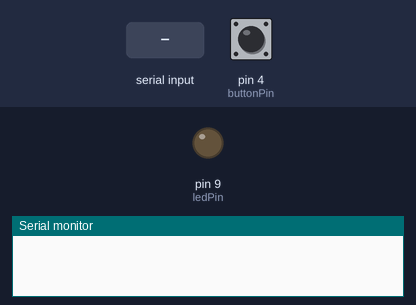
The sketch below on a simulated Arduino Uno, built with avr-gcc and run on an emulated ATmega328P. On the bench: output pins drawn as LEDs (lit = HIGH), the last lines printed to the serial monitor. Dashed ring = blinking. Inputs (shaded band) come from the test bench; at power-on: pin 4 (buttonPin) LOW.

Above: at 1.2 s.
1.3 s: "1" received over Serial
3.2 s: pin 4 (buttonPin) pulled HIGH for 0.15 s
At 3.28 s:
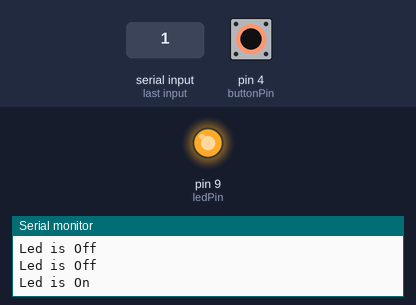
4.8 s: pin 4 (buttonPin) pulled HIGH for 1 s
At 7.2 s:
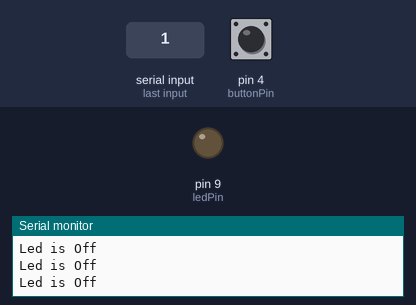
8.8 s: pin 4 (buttonPin) pulsed HIGH 2 times (0.12 s each, 0.3 s apart)
At 9.16 s:
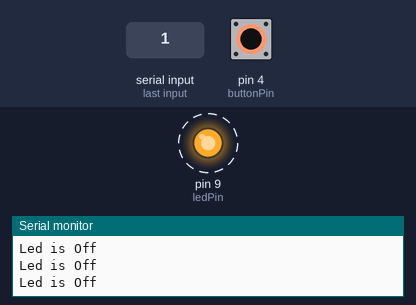
12.4 s: pin 4 (buttonPin) driven HIGH
At 13.6 s:
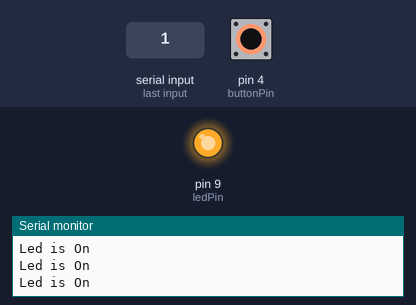
15.4 s: pin 4 (buttonPin) driven LOW
At 15.8 s:
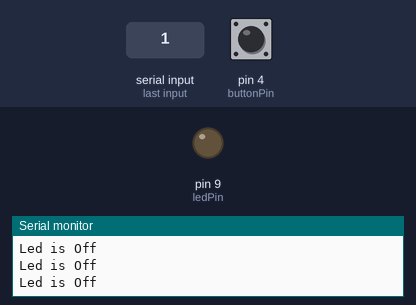
Timing chart, 0 to 18.4 s (numbered marks = the images above; inputs shaded):
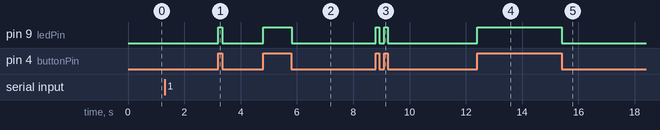

Measured:
- after the input at 3.2 s, pin 9 (ledPin): LOW → HIGH at once, → LOW 0.15 s later
- after the input at 4.8 s, pin 9 (ledPin): LOW → HIGH at once, → LOW 1.0 s later
- after the input at 8.8 s, pin 9 (ledPin): alternates HIGH for 0.13 s and LOW for 0.17 s, 4 changes in all, then stays LOW, starting at once
- after the input at 12.4 s, pin 9 (ledPin): LOW → HIGH at once
- after the input at 15.4 s, pin 9 (ledPin): HIGH → LOW at once

The sketch:

Button_and_LED.ino
```cpp
const int ledPin=9;
const int buttonPin=4;
int buttonState=0;
void setup() {
  pinMode(ledPin,OUTPUT);
  pinMode(buttonPin,INPUT);
  // put your setup code here, to run once:
  Serial.begin(9600);
}

void loop() {
  buttonState=digitalRead(buttonPin);
  while(Serial.available()==0){
  }
 if (buttonState==HIGH){
  digitalWrite(ledPin,HIGH);
  Serial.println("Led is On");
 }
 else {
  digitalWrite(ledPin,LOW);
  Serial.println("Led is Off");
 }
}
```
